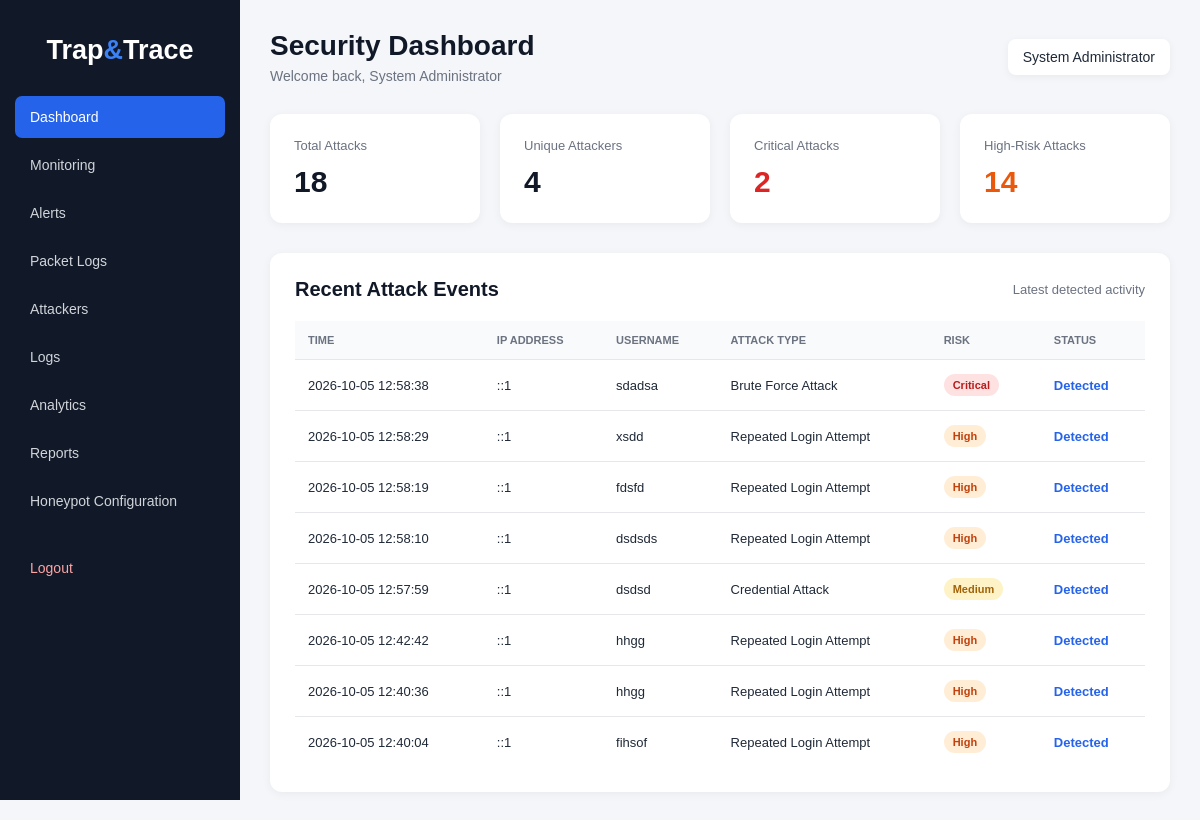
/dashboard.php (signed in), run on the app's committed database.
### tables this page shows
CREATE TABLE `attack_events` (
  `id` int(11) NOT NULL,
  `ip_address` varchar(45) NOT NULL,
  `username` varchar(100) DEFAULT NULL,
  `attack_type` varchar(100) NOT NULL,
  `command` text DEFAULT NULL,
  `activity` text NOT NULL,
  `risk_level` enum('Low','Medium','High','Critical') NOT NULL DEFAULT 'Low',
  `status` enum('Detected','Investigating','Resolved') NOT NULL DEFAULT 'Detected',
  `created_at` timestamp NOT NULL DEFAULT current_timestamp()
);

### dashboard.php (the view, shortened to what this page needs)
<?php
require_once "config/database.php";
$totalAttacks = $pdo
    ->query("SELECT COUNT(*) FROM attack_events")
    ->fetchColumn();
$uniqueAttackers = $pdo
    ->query("SELECT COUNT(DISTINCT ip_address) FROM attack_events")
    ->fetchColumn();
$criticalAttacks = $pdo
    ->query("
        SELECT COUNT(*)
        FROM attack_events
        WHERE risk_level = 'Critical'
    ")
    ->fetchColumn();
$highAttacks = $pdo
    ->query("
        SELECT COUNT(*)
        FROM attack_events
        WHERE risk_level = 'High'
    ")
    ->fetchColumn();
$recentEvents = $pdo
    ->query("
        SELECT *
        FROM attack_events
        ORDER BY created_at DESC
        LIMIT 8
    ")
    ->fetchAll();
?>
<!DOCTYPE html>
<html lang="en">
<head>
</head>
<body>
<div class="dashboard-layout">
    <aside class="sidebar">
        <div class="sidebar-logo">
            <h2>
                Trap<span>&</span>Trace
            </h2>
        </div>
        <ul class="sidebar-menu">
            <li>
                <a
                    href="dashboard.php"
                    class="active"
                >
                    Dashboard
                </a>
            </li>
            <li>
                <a href="Pages/monitoring.php">
                    Monitoring
                </a>
            </li>
            <li>
                <a href="Pages/alerts.php">
                    Alerts
                </a>
            </li>
            <li>
                <a href="Pages/packet_logs.php">
                    Packet Logs
                </a>
            </li>
            <li>
                <a href="Pages/attackers.php">
                    Attackers
                </a>
            </li>
            <li>
                <a href="Pages/logs.php">
                    Logs
                </a>
            </li>
            <li>
                <a href="Pages/analytics.php">
                    Analytics
                </a>
            </li>
            <li>
                <a href="Pages/reports.php">
                    Reports
                </a>
            </li>
            <li>
                <a href="Pages/settings.php">
                    Honeypot Configuration
                </a>
            </li>
            <li class="logout">
                <a href="logout.php">
                    Logout
                </a>
            </li>
        </ul>
    </aside>
    <main class="main-content">
        <header class="top-header">
            <div>
                <h1>
                    Security Dashboard
                </h1>
                <p>
                    Welcome back,
                    <?= htmlspecialchars($_SESSION["full_name"]) ?>
                </p>
            </div>
            <div class="user-info">
                <?= htmlspecialchars($_SESSION["role"]) ?>
            </div>
        </header>
        <section class="stats-grid">
            <div class="stat-card">
                <h3>
                    Total Attacks
                </h3>
                <div class="number">
                    <?= $totalAttacks ?>
                </div>
            </div>
            <div class="stat-card">
                <h3>
                    Unique Attackers
                </h3>
                <div class="number">
                    <?= $uniqueAttackers ?>
                </div>
            </div>
            <div class="stat-card critical">
                <h3>
                    Critical Attacks
                </h3>
                <div class="number">
                    <?= $criticalAttacks ?>
                </div>
            </div>
            <div class="stat-card high">
                <h3>
                    High-Risk Attacks
                </h3>
                <div class="number">
                    <?= $highAttacks ?>
                </div>
            </div>
        </section>
        <section class="events-card">
            <div class="events-header">
                <h2>
                    Recent Attack Events
                </h2>
                <span>
                    Latest detected activity
                </span>
            </div>
            <div class="table-container">
                <table>
                    <thead>
                        <tr>
                            <th>
                                Time
                            </th>
                            <th>
                                IP Address
                            </th>
                            <th>
                                Username
                            </th>
                            <th>
                                Attack Type
                            </th>
                            <th>
                                Risk
                            </th>
                            <th>
                                Status
                            </th>
                        </tr>
                    </thead>
                    <tbody>
                    <?php if (count($recentEvents) > 0): ?>
                        <?php foreach ($recentEvents as $event): ?>
                            <tr>
                                <td>
                                    <?= htmlspecialchars($event["created_at"]) ?>
                                </td>
                                <td>
                                    <?= htmlspecialchars($event["ip_address"]) ?>
                                </td>
                                <td>
                                    <?= htmlspecialchars($event["username"] ?? "-") ?>
                                </td>
                                <td>
                                    <?= htmlspecialchars($event["attack_type"]) ?>
                                </td>
                                <td>
                                    <?php
                                    $riskClass = "risk-low";
                                    if ($event["risk_level"] === "Critical") {
                                        $riskClass = "risk-critical";
                                    } elseif ($event["risk_level"] === "High") {
                                        $riskClass = "risk-high";
                                    } elseif ($event["risk_level"] === "Medium") {
                                        $riskClass = "risk-medium";
                                    }
                                    ?>
                                    <span class="risk <?= $riskClass ?>">
                                        <?= htmlspecialchars($event["risk_level"]) ?>
                                    </span>
                                </td>
                                <td>
                                    <span class="status">
                                        <?= htmlspecialchars($event["status"]) ?>
                                    </span>
                                </td>
                            </tr>
                        <?php endforeach; ?>
                    <?php endif; ?>
                    </tbody>
                </table>
            </div>
        </section>
    </main>
</div>
</body>
</html>

### dashboard.php (style rules this page uses)
* { margin: 0; padding: 0; box-sizing: border-box; }
body { font-family: Arial, Helvetica, sans-serif; background: #f4f6f9; color: #1f2937; }
.dashboard-layout { min-height: 100vh; }
.sidebar { position: fixed; left: 0; top: 0; width: 240px; height: 100vh; background: #111827; color: white; padding: 25px 15px; }
.sidebar-logo { text-align: center; padding: 10px 0 30px; }
.sidebar-logo h2 { font-size: 27px; }
.sidebar-logo span { color: #3b82f6; }
.sidebar-menu { list-style: none; }
.sidebar-menu li { margin-bottom: 6px; }
.sidebar-menu a { display: block; padding: 13px 15px; border-radius: 7px; color: #d1d5db; text-decoration: none; font-size: 14px; }
.sidebar-menu a:hover, .sidebar-menu a.active { background: #2563eb; color: white; }
.logout { margin-top: 25px; }
.logout a { color: #fca5a5; }
.main-content { margin-left: 240px; padding: 30px; }
.top-header { display: flex; justify-content: space-between; align-items: center; margin-bottom: 30px; }
.top-header h1 { font-size: 28px; color: #111827; }
.top-header p { margin-top: 6px; color: #6b7280; font-size: 14px; }
.user-info { background: white; padding: 10px 15px; border-radius: 8px; box-shadow: 0 2px 8px rgba(0, 0, 0, 0.05); font-size: 14px; }
.stats-grid { display: grid; grid-template-columns: repeat(4, 1fr); gap: 20px; margin-bottom: 30px; }
.stat-card { background: white; border-radius: 12px; padding: 24px; box-shadow: 0 2px 10px rgba(0, 0, 0, 0.05); }
.stat-card h3 { color: #6b7280; font-size: 13px; font-weight: normal; margin-bottom: 12px; }
.stat-card .number { font-size: 30px; font-weight: bold; color: #111827; }
.stat-card.critical .number { color: #dc2626; }
.stat-card.high .number { color: #ea580c; }
.events-card { background: white; border-radius: 12px; padding: 25px; box-shadow: 0 2px 10px rgba(0, 0, 0, 0.05); }
.events-header { display: flex; justify-content: space-between; align-items: center; margin-bottom: 20px; }
.events-header h2 { font-size: 20px; color: #111827; }
.events-header span { color: #6b7280; font-size: 13px; }
.table-container { overflow-x: auto; }
table { width: 100%; border-collapse: collapse; }
th { text-align: left; padding: 13px; background: #f9fafb; color: #6b7280; font-size: 11px; text-transform: uppercase; border-bottom: 1px solid #e5e7eb; }
td { padding: 14px 13px; border-bottom: 1px solid #e5e7eb; font-size: 13px; }
tr:last-child td { border-bottom: none; }
.risk { display: inline-block; padding: 5px 9px; border-radius: 20px; font-size: 11px; font-weight: bold; }
.risk-critical { background: #fee2e2; color: #b91c1c; }
.risk-high { background: #ffedd5; color: #c2410c; }
.risk-medium { background: #fef3c7; color: #a16207; }
.status { color: #2563eb; font-weight: 600; }

### data on the page
attack_events: created_at "2026-10-05 12:58:38", ip_address "::1", username "sdadsa", attack_type "Brute Force Attack", risk_level "Critical", status "Detected"
attack_events: created_at "2026-10-05 12:58:29", ip_address "::1", username "xsdd", attack_type "Repeated Login Attempt", risk_level "High", status "Detected"
attack_events: created_at "2026-10-05 12:58:19", ip_address "::1", username "fdsfd", attack_type "Repeated Login Attempt", risk_level "High", status "Detected"
attack_events: created_at "2026-10-05 12:58:10", ip_address "::1", username "dsdsds", attack_type "Repeated Login Attempt", risk_level "High", status "Detected"
attack_events: created_at "2026-10-05 12:57:59", ip_address "::1", username "dsdsd", attack_type "Credential Attack", risk_level "Medium", status "Detected"
attack_events: created_at "2026-10-05 12:42:42", ip_address "::1", username "hhgg", attack_type "Repeated Login Attempt", risk_level "High", status "Detected"
attack_events: created_at "2026-10-05 12:40:36", ip_address "::1", username "hhgg", attack_type "Repeated Login Attempt", risk_level "High", status "Detected"
attack_events: created_at "2026-10-05 12:40:04", ip_address "::1", username "fihsof", attack_type "Repeated Login Attempt", risk_level "High", status "Detected"

### other printed values
$_SESSION["full_name"] "System Administrator"
$_SESSION["role"] "System Administrator"
$totalAttacks "18"
$uniqueAttackers "4"
$criticalAttacks "2"
$highAttacks "14"
